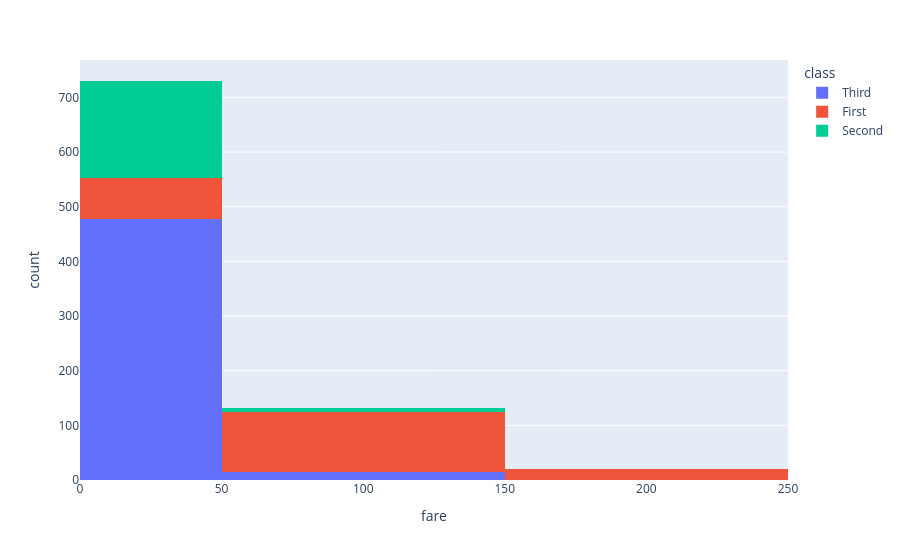

The code cell stored with this chart in its notebook:
### Code cell
px.histogram(df_01,x='fare',nbins=10,color='class',range_x=[0,250])

### Figure 1 — Plotly figure (JSON) as saved in the notebook; plotly's stock layout.template omitted (floating-point values rounded to 4 significant figures; data arrays with more than 128 entries replaced by an {"elided": "..."} marker saying what was removed)
{"data": [{"bingroup": "x", "hovertemplate": "class=Third<br>fare=%{x}<br>count=%{y}<extra></extra>", "legendgroup": "Third", "marker": {"color": "#636efa", "pattern": {"shape": ""}}, "name": "Third", "nbinsx": 10, "orientation": "v", "showlegend": true, "type": "histogram", "x": {"elided": "491 float values"}, "xaxis": "x", "yaxis": "y"}, {"bingroup": "x", "hovertemplate": "class=First<br>fare=%{x}<br>count=%{y}<extra></extra>", "legendgroup": "First", "marker": {"color": "#EF553B", "pattern": {"shape": ""}}, "name": "First", "nbinsx": 10, "orientation": "v", "showlegend": true, "type": "histogram", "x": {"elided": "216 float values"}, "xaxis": "x", "yaxis": "y"}, {"bingroup": "x", "hovertemplate": "class=Second<br>fare=%{x}<br>count=%{y}<extra></extra>", "legendgroup": "Second", "marker": {"color": "#00cc96", "pattern": {"shape": ""}}, "name": "Second", "nbinsx": 10, "orientation": "v", "showlegend": true, "type": "histogram", "x": {"elided": "184 float values"}, "xaxis": "x", "yaxis": "y"}], "layout": {"barmode": "relative", "legend": {"title": {"text": "class"}, "tracegroupgap": 0}, "margin": {"t": 60}, "xaxis": {"anchor": "y", "domain": [0, 1], "range": [0, 250], "title": {"text": "fare"}}, "yaxis": {"anchor": "x", "domain": [0, 1], "title": {"text": "count"}}}}
